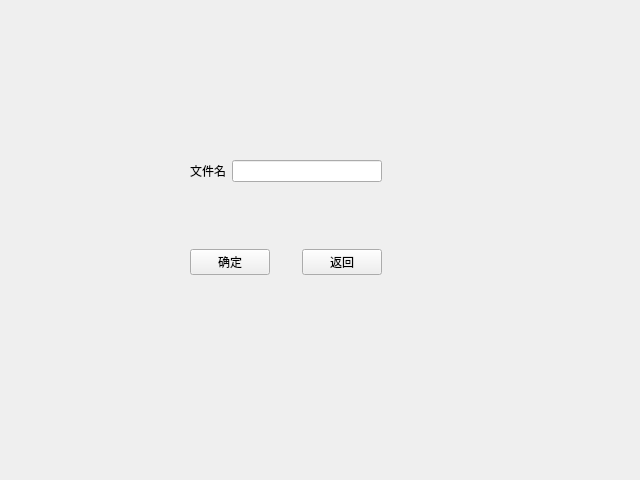
<?xml version="1.0" encoding="UTF-8"?>
<ui version="4.0">
 <class>file_add</class>
 <widget class="QWidget" name="file_add">
  <property name="geometry">
   <rect>
    <x>0</x>
    <y>0</y>
    <width>640</width>
    <height>480</height>
   </rect>
  </property>
  <property name="windowTitle">
   <string>Form</string>
  </property>
  <widget class="QWidget" name="">
   <property name="geometry">
    <rect>
     <x>190</x>
     <y>160</y>
     <width>192</width>
     <height>115</height>
    </rect>
   </property>
   <layout class="QVBoxLayout" name="verticalLayout">
    <item>
     <layout class="QHBoxLayout" name="horizontalLayout">
      <item>
       <widget class="QLabel" name="label">
        <property name="styleSheet">
         <string notr="true">font: 14pt &quot;微软雅黑&quot;;</string>
        </property>
        <property name="text">
         <string>文件名</string>
        </property>
       </widget>
      </item>
      <item>
       <widget class="QLineEdit" name="lineEdit"/>
      </item>
     </layout>
    </item>
    <item>
     <spacer name="verticalSpacer">
      <property name="orientation">
       <enum>Qt::Vertical</enum>
      </property>
      <property name="sizeHint" stdset="0">
       <size>
        <width>28</width>
        <height>48</height>
       </size>
      </property>
     </spacer>
    </item>
    <item>
     <layout class="QHBoxLayout" name="horizontalLayout_2">
      <item>
       <widget class="QPushButton" name="pushButton">
        <property name="styleSheet">
         <string notr="true">font: 14pt &quot;微软雅黑&quot;;</string>
        </property>
        <property name="text">
         <string>确定</string>
        </property>
       </widget>
      </item>
      <item>
       <spacer name="horizontalSpacer">
        <property name="orientation">
         <enum>Qt::Horizontal</enum>
        </property>
        <property name="sizeHint" stdset="0">
         <size>
          <width>18</width>
          <height>18</height>
         </size>
        </property>
       </spacer>
      </item>
      <item>
       <widget class="QPushButton" name="pushButton_2">
        <property name="styleSheet">
         <string notr="true">font: 14pt &quot;微软雅黑&quot;;</string>
        </property>
        <property name="text">
         <string>返回</string>
        </property>
       </widget>
      </item>
     </layout>
    </item>
   </layout>
  </widget>
 </widget>
 <resources/>
 <connections/>
</ui>
